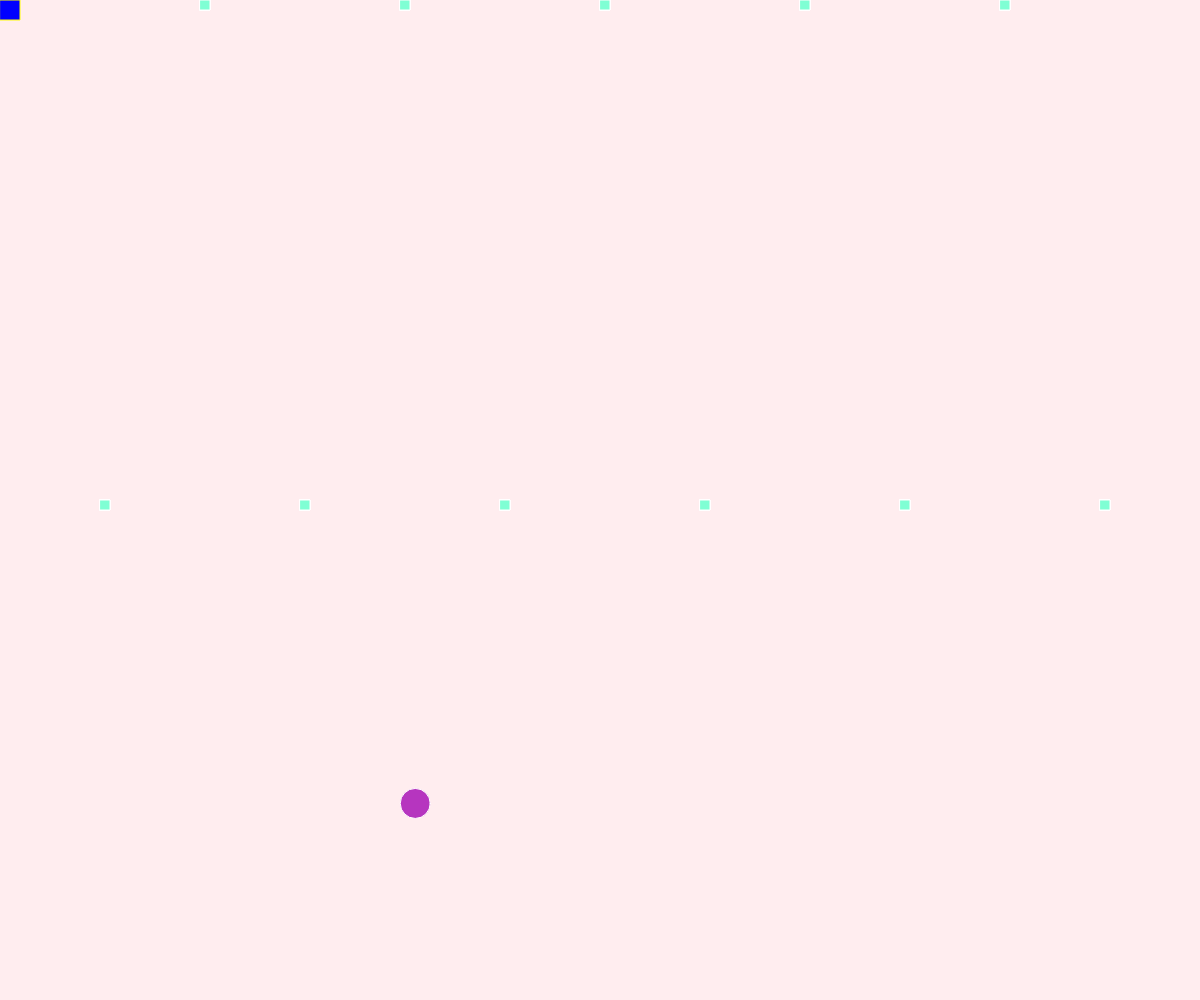
Frame 1 (no input)
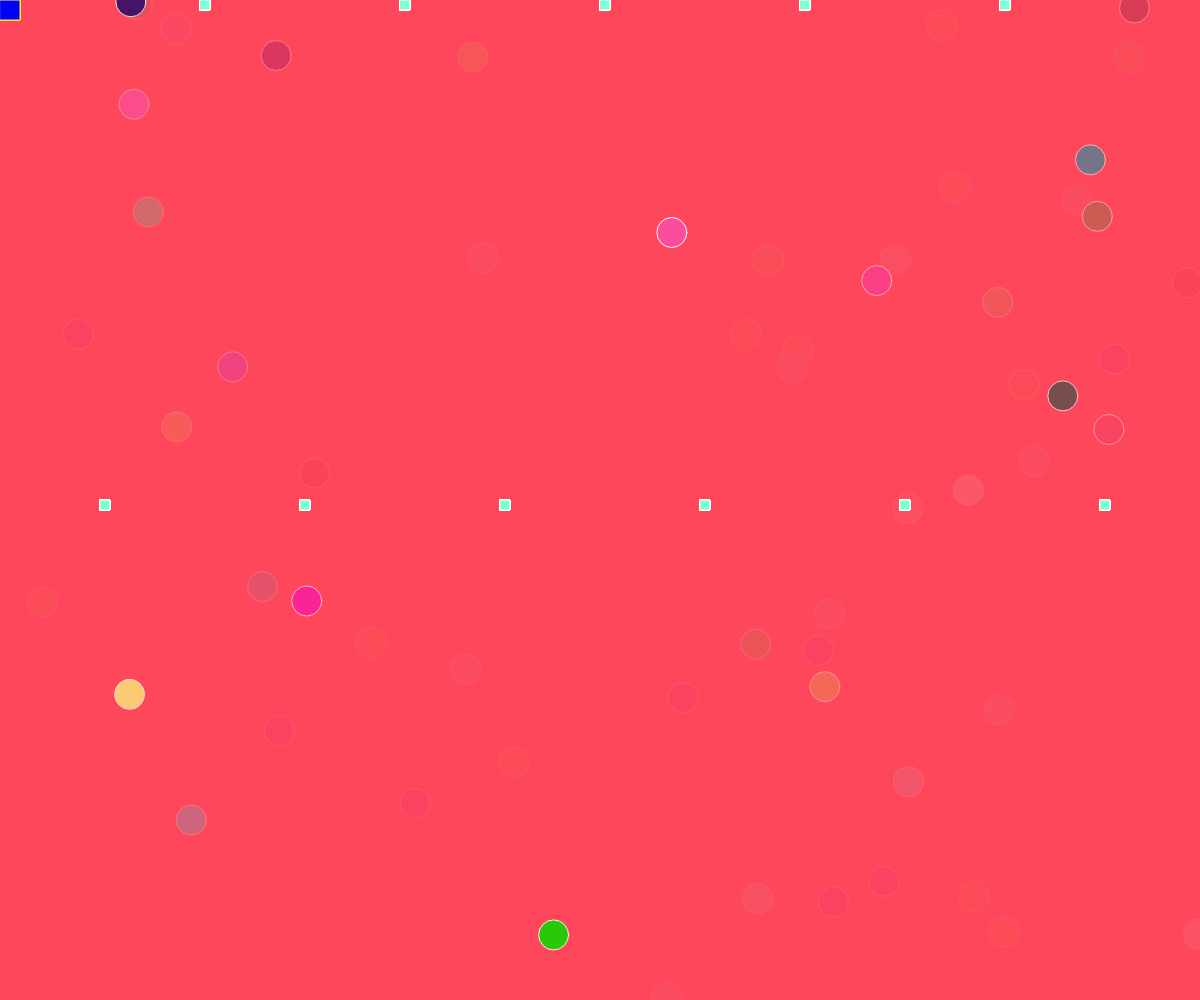
Frame 60 (no input)
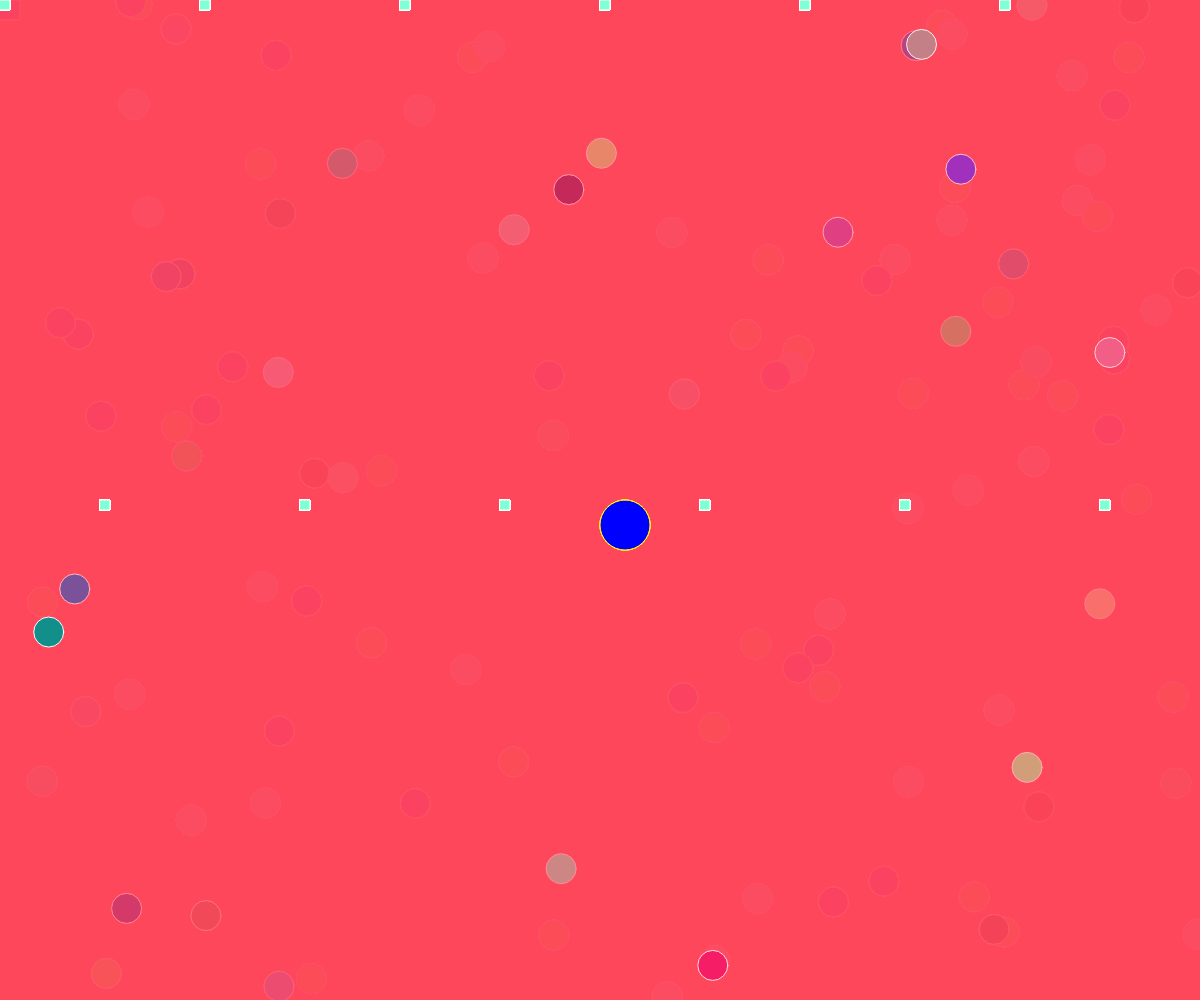
Frame 120 (the mouse pressed at the canvas centre since frame 60)

The p5.js sketch that drew these frames (run headless with seeded random() and noise() and a simulated clock; from frame 60 on, the mouse is pressed at the canvas centre):

// p5.js sketch
// ── sketch.js
function setup() {
    createCanvas(windowWidth, windowHeight);
    frameRate(20); 
}

function draw() {
    background(255, 70, 90, 25); 

    fill('aquamarine');
    stroke('white');
    
    for (var i = 100; i < 8080; i += 50) { 
        rect((i * 10) % width, (i * 10) % height, 10, 10);
    }

    fill(random(255), random(255), random(255));
    ellipse(random(width), random(height), 30, 30);

    fill('blue');
    stroke('yellow');
    
    if (mouseX < 370) {
        rect(mouseX, mouseY, 20, 20);
    } else {
        rect(mouseX, mouseY, 50, 50, 50);
    }
}
